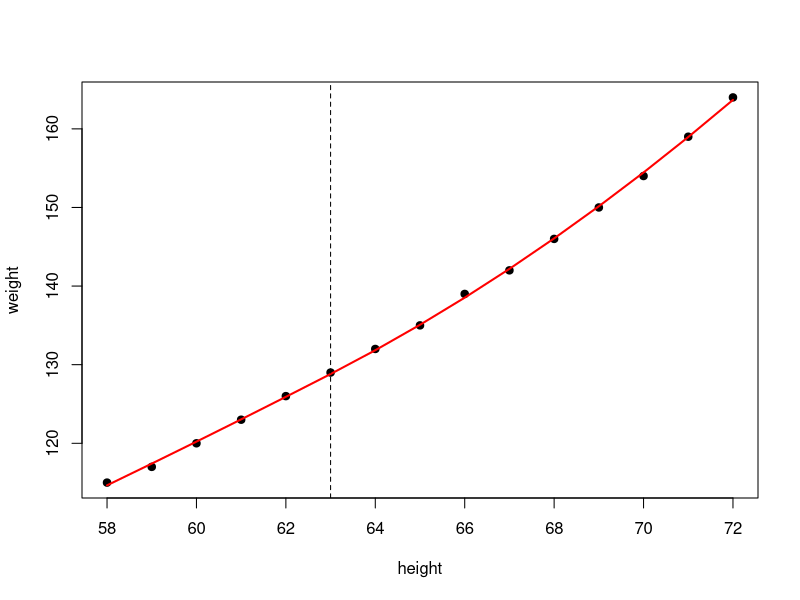

Write the R code that produced this figure.
# ==============================================================================
# Regresi B-Spline
# ------------------------------------------------------------------------------
# Channel : https://www.youtube.com/c/ManusiaSetengahChiKuadrat
# Paket   : splines (bawaan R), splines2
# Data    : women (dataset bawaan R)
# ==============================================================================

library(splines)
library(splines2)
women

# Basis B-spline derajat 2 dengan satu knot di tinggi = 63
knot <- 63
splines::bs(women$height, knots = knot, degree = 2)
splines2::bSpline(women$height, knots = knot, degree = 2)

# Model regresi B-spline. Intersep model dipertahankan karena basis B-spline
# di atas tidak memuat kolom intersep (intercept = FALSE). Menghapus intersep
# (-1) akan memaksa kurva melewati titik nol di batas kiri.
fm1 <- lm(weight ~ splines::bs(height, knots = knot, degree = 2), data = women)
fm2 <- lm(weight ~ splines2::bSpline(height, knots = knot, degree = 2), data = women)
summary(fm1)
summary(fm2)

# Kedua paket menghasilkan nilai prediksi yang sama
all.equal(fitted(fm1), fitted(fm2))

plot(weight ~ height, data = women, pch = 19)
lines(women$height, fitted(fm1), col = "red", lwd = 2)
abline(v = knot, lty = 2)
